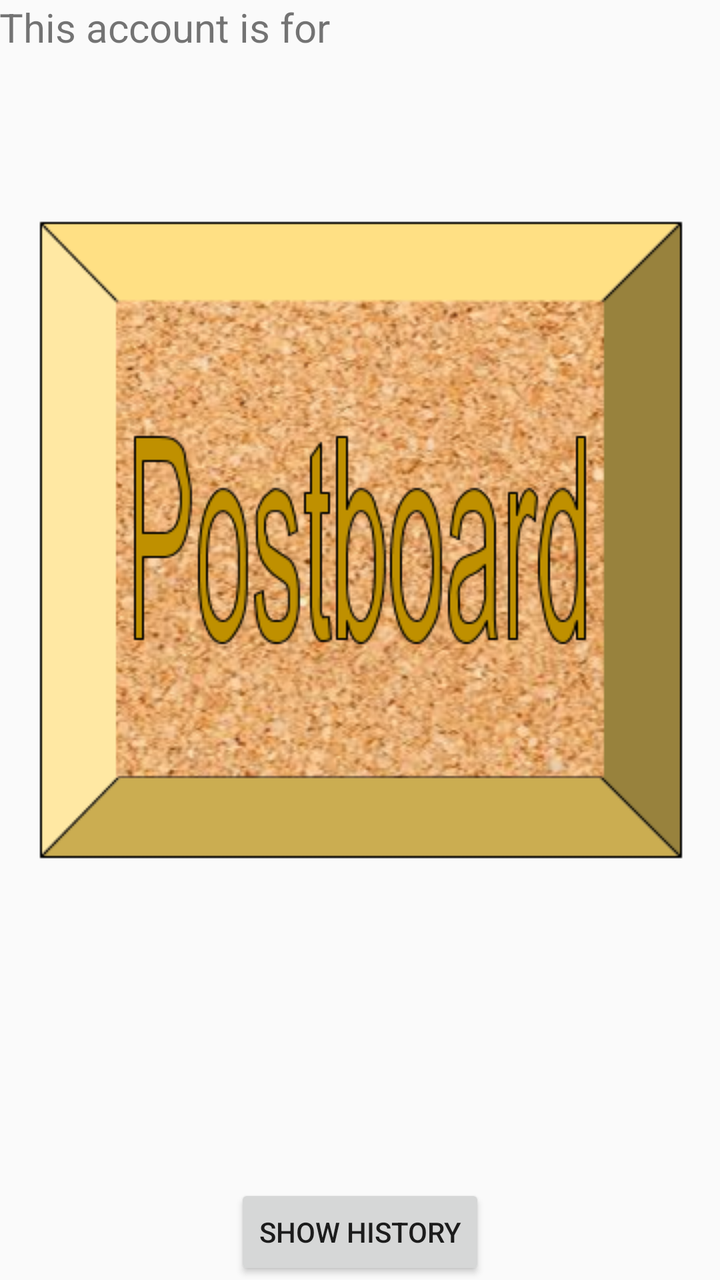
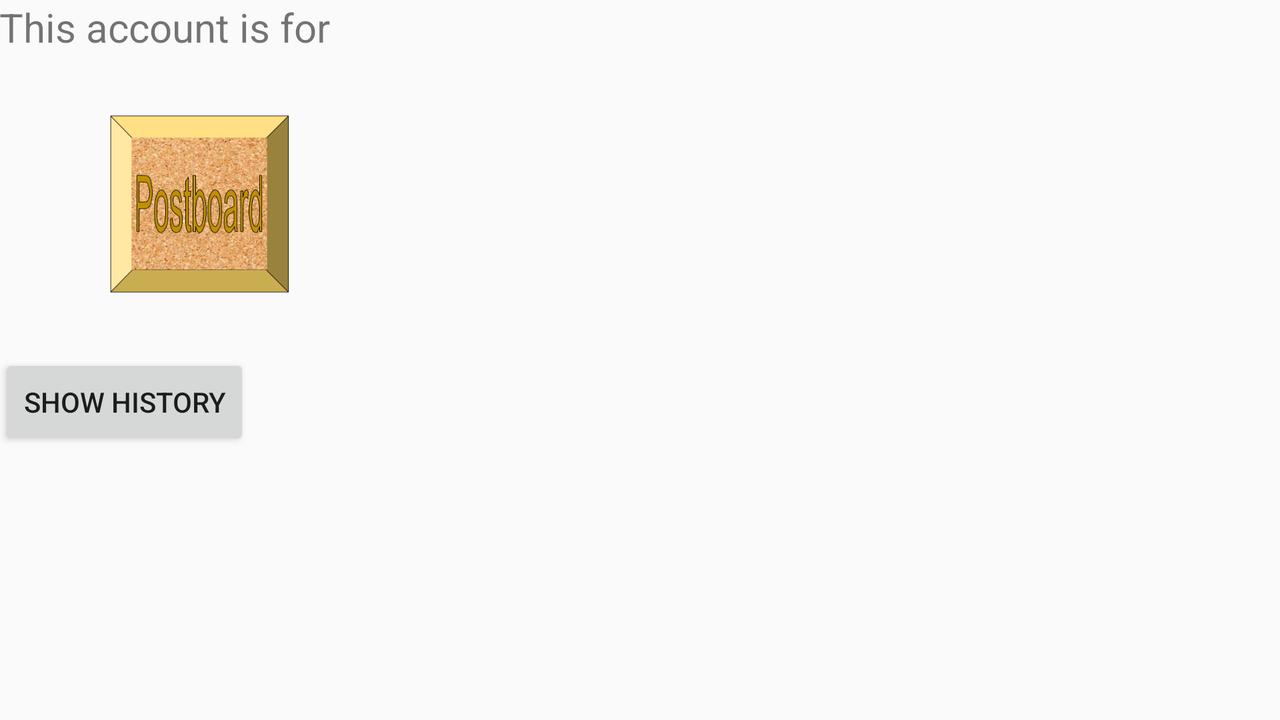

The same Android screen from two of the app's own layout files: first res/layout/ as a phone draws it, then the repository's variant for another configuration, drawn on a device whose configuration selects that folder. Both files follow.
<!-- AndroidManifest.xml: application theme AppTheme -->
<!-- res/layout/content_landing_screen.xml -->
<?xml version="1.0" encoding="utf-8"?>
<RelativeLayout xmlns:android="http://schemas.android.com/apk/res/android"
    xmlns:tools="http://schemas.android.com/tools"
    xmlns:app="http://schemas.android.com/apk/res-auto" android:layout_width="match_parent"
    android:layout_height="match_parent" android:paddingLeft="@dimen/activity_horizontal_margin"
    android:paddingRight="@dimen/activity_horizontal_margin"
    android:paddingTop="@dimen/activity_vertical_margin"
    android:paddingBottom="@dimen/activity_vertical_margin"
    app:layout_behavior="@string/appbar_scrolling_view_behavior"
    tools:showIn="@layout/activity_landing_screen"
    tools:context="com.example.m_alrajab.u4_storingdata_demo.LandingScreen">

    <TextView
        android:layout_width="fill_parent"
        android:layout_height="wrap_content"
        android:textSize="20sp"
        android:text="This account is for "
        android:id="@+id/landingScreen_textView"/>

    <ImageView
        android:layout_width="wrap_content"
        android:layout_height="wrap_content"
        android:scaleType="center"
        android:id="@+id/landingScreen_notes_btn"
        android:src="@drawable/logo" />

    <Button
        android:layout_width="wrap_content"
        android:layout_height="wrap_content"
        android:text="show history"
        android:layout_alignParentBottom="true"
        android:layout_centerInParent="true"
        android:id="@+id/landingScreen_history_btn" />



</RelativeLayout>
<!-- res/layout/activity_landing_screen.xml (included above) -->
<?xml version="1.0" encoding="utf-8"?>
<android.support.design.widget.CoordinatorLayout
    xmlns:android="http://schemas.android.com/apk/res/android"
    xmlns:app="http://schemas.android.com/apk/res-auto"
    xmlns:tools="http://schemas.android.com/tools" android:layout_width="match_parent"
    android:layout_height="match_parent" android:fitsSystemWindows="true"
    tools:context="com.example.m_alrajab.u4_storingdata_demo.LandingScreen">

    <android.support.design.widget.AppBarLayout android:layout_height="wrap_content"
        android:layout_width="match_parent" android:theme="@style/AppTheme.AppBarOverlay">

        <android.support.v7.widget.Toolbar android:id="@+id/toolbar"
            android:layout_width="match_parent" android:layout_height="?attr/actionBarSize"
            android:background="?attr/colorPrimary" app:popupTheme="@style/AppTheme.PopupOverlay" />

    </android.support.design.widget.AppBarLayout>

    <include layout="@layout/content_landing_screen" />



</android.support.design.widget.CoordinatorLayout>
<!-- resources referenced by this layout -->
<resources>
  <!-- drawable logo: png bitmap (drawable, 168539 bytes) -->
  <style name="AppTheme.AppBarOverlay" parent="ThemeOverlay.AppCompat.Dark.ActionBar" />
  <style name="AppTheme.PopupOverlay" parent="ThemeOverlay.AppCompat.Light" />
  <style name="AppTheme" parent="Theme.AppCompat.Light.DarkActionBar">
          
          <item name="colorPrimary">@color/colorPrimary</item>
          <item name="colorPrimaryDark">@color/colorPrimaryDark</item>
          <item name="colorAccent">@color/colorAccent</item>
      </style>
</resources>
<!-- res/layout-land/content_landing_screen.xml (the repository's variant of the layout above) -->
<!-- drawn on the phone turned sideways -->
<?xml version="1.0" encoding="utf-8"?>
<LinearLayout xmlns:android="http://schemas.android.com/apk/res/android"
    xmlns:tools="http://schemas.android.com/tools"
    xmlns:app="http://schemas.android.com/apk/res-auto" android:layout_width="match_parent"
    android:layout_height="match_parent" android:paddingLeft="@dimen/activity_horizontal_margin"
    android:paddingRight="@dimen/activity_horizontal_margin"
    android:paddingTop="@dimen/activity_vertical_margin"
    android:paddingBottom="@dimen/activity_vertical_margin"
    app:layout_behavior="@string/appbar_scrolling_view_behavior"
    tools:showIn="@layout/activity_landing_screen"
    android:orientation="vertical"
    tools:context="com.example.m_alrajab.u4_storingdata_demo.LandingScreen">

    <TextView
        android:layout_width="fill_parent"
        android:layout_height="wrap_content"
        android:textSize="20sp"
        android:text="This account is for "
        android:id="@+id/landingScreen_textView"/>

    <ImageView
        android:layout_width="wrap_content"
        android:layout_height="150dp"
        android:scaleType="fitStart"
        android:id="@+id/landingScreen_notes_btn"
        android:src="@drawable/logo" />

    <Button
        android:layout_width="wrap_content"
        android:layout_height="wrap_content"
        android:text="show history"
        android:layout_alignParentBottom="true"
        android:layout_centerInParent="true"
        android:id="@+id/landingScreen_history_btn" />



</LinearLayout>
<!-- res/layout/content_landing_screen.xml (included above) -->
<?xml version="1.0" encoding="utf-8"?>
<RelativeLayout xmlns:android="http://schemas.android.com/apk/res/android"
    xmlns:tools="http://schemas.android.com/tools"
    xmlns:app="http://schemas.android.com/apk/res-auto" android:layout_width="match_parent"
    android:layout_height="match_parent" android:paddingLeft="@dimen/activity_horizontal_margin"
    android:paddingRight="@dimen/activity_horizontal_margin"
    android:paddingTop="@dimen/activity_vertical_margin"
    android:paddingBottom="@dimen/activity_vertical_margin"
    app:layout_behavior="@string/appbar_scrolling_view_behavior"
    tools:showIn="@layout/activity_landing_screen"
    tools:context="com.example.m_alrajab.u4_storingdata_demo.LandingScreen">

    <TextView
        android:layout_width="fill_parent"
        android:layout_height="wrap_content"
        android:textSize="20sp"
        android:text="This account is for "
        android:id="@+id/landingScreen_textView"/>

    <ImageView
        android:layout_width="wrap_content"
        android:layout_height="wrap_content"
        android:scaleType="center"
        android:id="@+id/landingScreen_notes_btn"
        android:src="@drawable/logo" />

    <Button
        android:layout_width="wrap_content"
        android:layout_height="wrap_content"
        android:text="show history"
        android:layout_alignParentBottom="true"
        android:layout_centerInParent="true"
        android:id="@+id/landingScreen_history_btn" />



</RelativeLayout>
